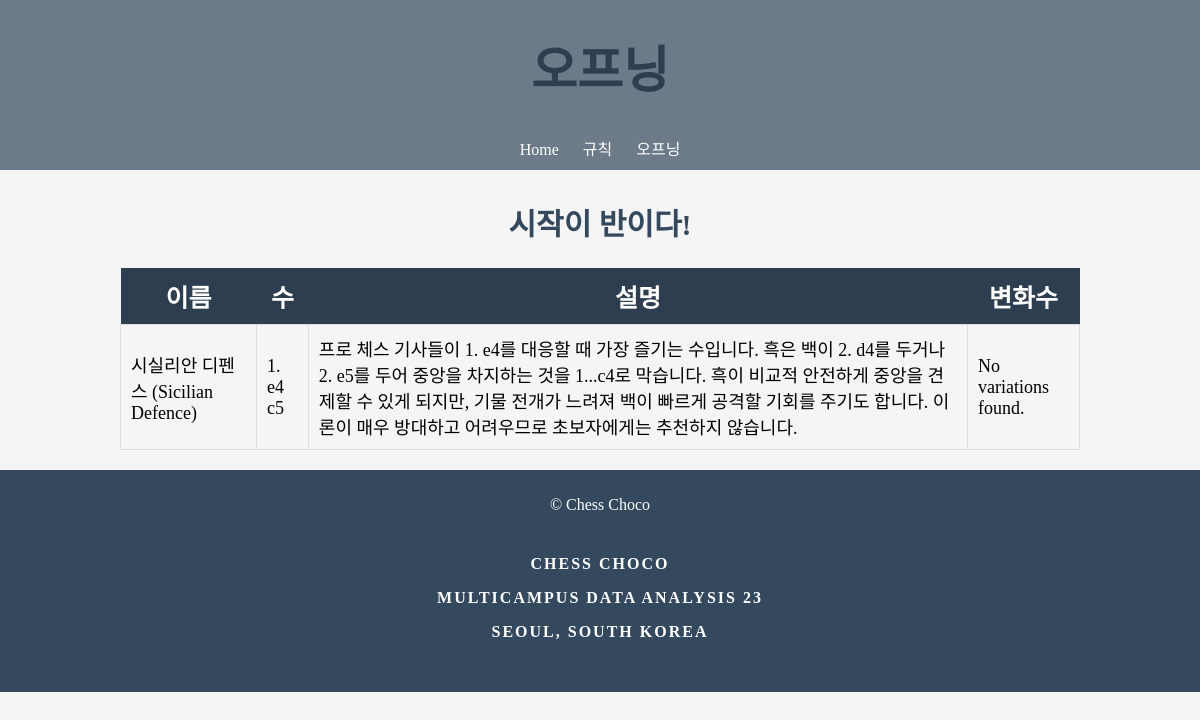
The page /openings/ on the database as committed earlier.
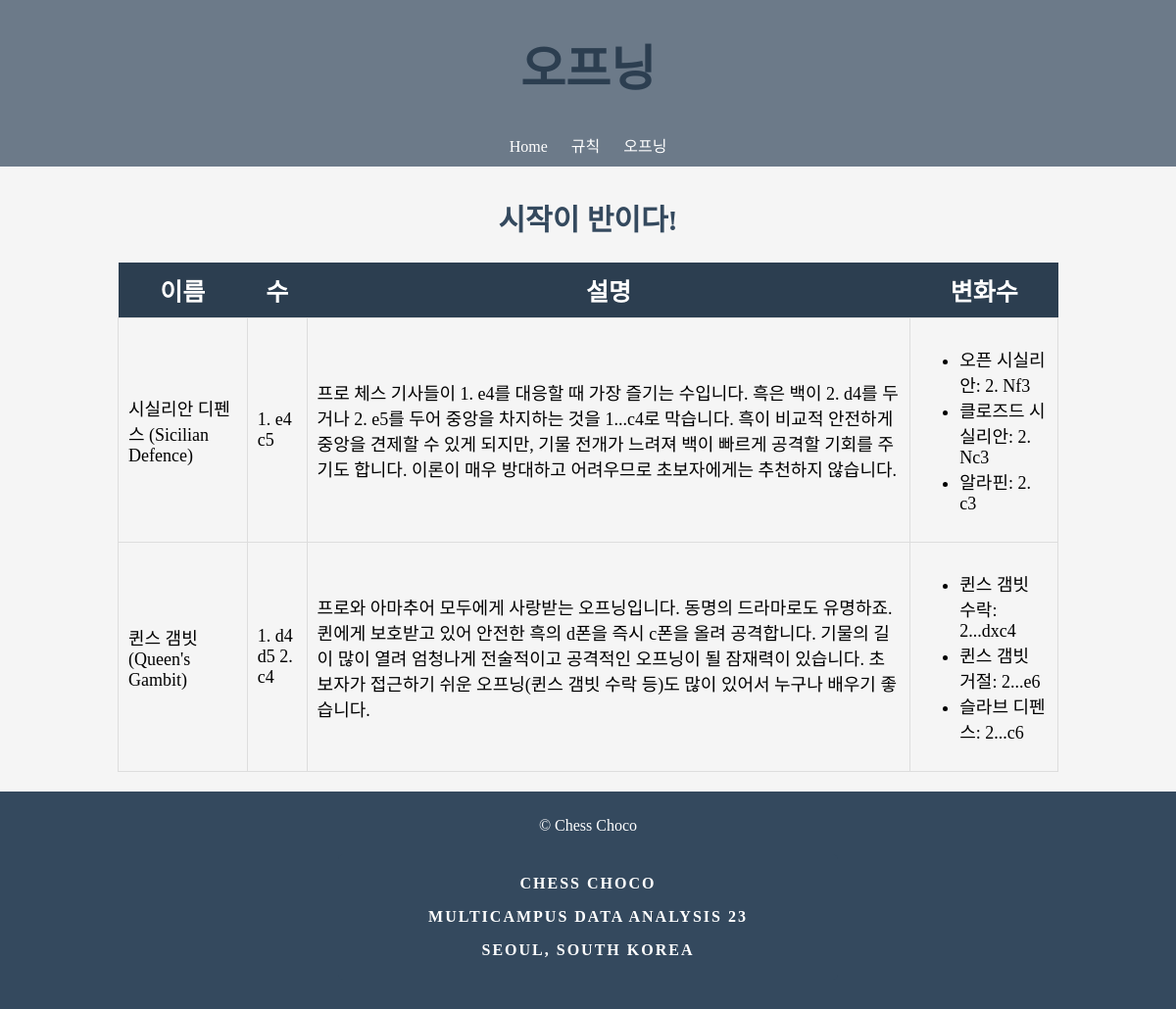
The same page on the database as committed later.
### OpeningAnalysis/models.py (models this page shows, shortened)
class ChessOpening(models.Model):
    name = models.CharField(max_length=200)
    moves = models.TextField(null=True)
    description = models.TextField()
    def num_variations(self):
        return self.variations.count()

class ChessVariation(models.Model):
    opening = models.ForeignKey(ChessOpening, on_delete=models.CASCADE, related_name='variations')
    name = models.CharField(max_length=200, null=True, blank=True)
    moves = models.TextField(null=True, blank=True)

### OpeningAnalysis/views.py (the view)
# urls.py: path("openings/", views.chess_openings)
def chess_openings(request):
    openings = ChessOpening.objects.all()
    variations = ChessVariation.objects.all()
    for opening in openings:
        num_variations = opening.num_variations()
        print(f"The number of variations for {opening.name} is {num_variations}.")
    return render(request, 'chess_opening.html', {'openings': openings, 'variations': variations})

### OpeningAnalysis/templates/chess_opening.html
{% extends "base.html" %}
{% block content %}
  <h2>시작이 반이다!</h2>
  <table>
    <thead>
      <tr>
        <th>이름</th>
        <th>수</th>
        <th>설명</th>
        <th>변화수</th>
      </tr>
    </thead>
    <tbody>
      {% for opening in openings %}
        <tr>
          <td>{{ opening.name }}</td>
          <td>{{ opening.moves }}</td>
          <td>{{ opening.description }}</td>
          <td>
            {% if opening.num_variations > 0 %}
              <ul>
                {% for variation in opening.variations.all %}
                  <li>{{ variation.name }}: {{ variation.moves }}</li>
                {% endfor %}
              </ul>
            {% else %}
              No variations found.
            {% endif %}
          </td>
        </tr>
      {% endfor %}
    </tbody>
  </table>
{% endblock %}

### OpeningAnalysis/templates/base.html (shortened to what this page needs)
<!DOCTYPE html>
<html lang="en">
<head>
</head>
<body>
  <header>
    <h1>오프닝</h1>
    <nav>
        <ul>
          <li><a href="/main">Home</a></li>
          <li><a href="/rules">규칙</a></li>
          <li><a href="/openings">오프닝</a></li>
        </ul>
    </nav>
  </header>
  <main>
    {% block content %}
    {% endblock %}
  </main>
  <footer>
    <p>&copy; Chess Choco</p>
    <div class="cta" onclick="window.open('http://github.com/chess-choco/semi_project');">
        <p>Chess Choco</p>
        <p>MultiCampus Data Analysis 23</p>
        <p>Seoul, South Korea</p>
    </div>
</footer>
</body>
</html>

### OpeningAnalysis/templates/base.html (style rules this page uses)
body { background-color: #F5F5F5; font-family: 'Noto Sans Demilight', 'Noto Sans KR';; margin: 0; padding: 0; }
header { background-color: #6C7A89; color: white; padding: 10px; text-align: center; position: relative; }
nav ul { list-style: none; margin: 0; padding: 0; text-align: center; }
nav li { display: inline-block; margin-right: 20px; }
nav li:last-child { margin-right: 0; }
nav a { color: #fff; text-decoration: none; }
h1 { margin-top: 20px; text-align: center; font-size: 50px; color: #2C3E50; }
h2 { font-size: 30px; color: #34495E; margin-top: 30px; text-align: center; }
table { margin: 20px auto; border-collapse: collapse; width: 80%; }
th { background-color: #2C3E50; color: white; font-size: 25px; padding: 10px; }
td { border: 1px solid #ddd; padding: 10px; font-size: 18px; }
.cta { background-color: #34495E; color: white; display: block; text-align: center; padding: 5px; border-radius: 5px; margin: 20px auto; width: 500px; font-weight: bold; text-transform: uppercase; letter-spacing: 2px; transition: all 0.2s ease-in-out; }
footer { background-color: #34495E; color: rgb(0, 0, 0); text-align: center; padding: 10px; }
p { color: white; }

Rows that differ between the two databases and show on the page:
shown differently, row unchanged: ChessOpening "시실리안 디펜스 (Sicilian Defence)": no longer shows "No variations found."
added ChessVariation: name "오픈 시실리안", moves "2. Nf3", shown under ChessOpening "시실리안 디펜스 (Sicilian Defence)"
added ChessVariation: name "클로즈드 시실리안", moves "2. Nc3", shown under ChessOpening "시실리안 디펜스 (Sicilian Defence)"
added ChessVariation: name "알라핀", moves "2. c3", shown under ChessOpening "시실리안 디펜스 (Sicilian Defence)"
added ChessOpening: name "퀸스 갬빗 (Queen's Gambit)", moves "1. d4 d5 2. c4", description "프로와 아마추어 모두에게 사랑받는 오프닝입니다. 동명의 드라마로도 유명하죠. 퀸에게 보호받고 있어 안전한 흑의 d폰을 즉시 c폰을 올려 공격합니다. 기물의 길이 많이 열려 엄청나게 전술적이고 공격적인 오프닝이 될 잠재력이 있습니다. 초보자가 접근하기 쉬운 오프닝(퀸스 갬빗 수락 등)도 많이 있어서 누구나 배우기 좋습니다."
added ChessVariation: name "퀸스 갬빗 수락", moves "2...dxc4", shown under "퀸스 갬빗 (Queen's Gambit)"
added ChessVariation: name "퀸스 갬빗 거절", moves "2...e6", shown under "퀸스 갬빗 (Queen's Gambit)"
added ChessVariation: name "슬라브 디펜스", moves "2...c6", shown under "퀸스 갬빗 (Queen's Gambit)"
